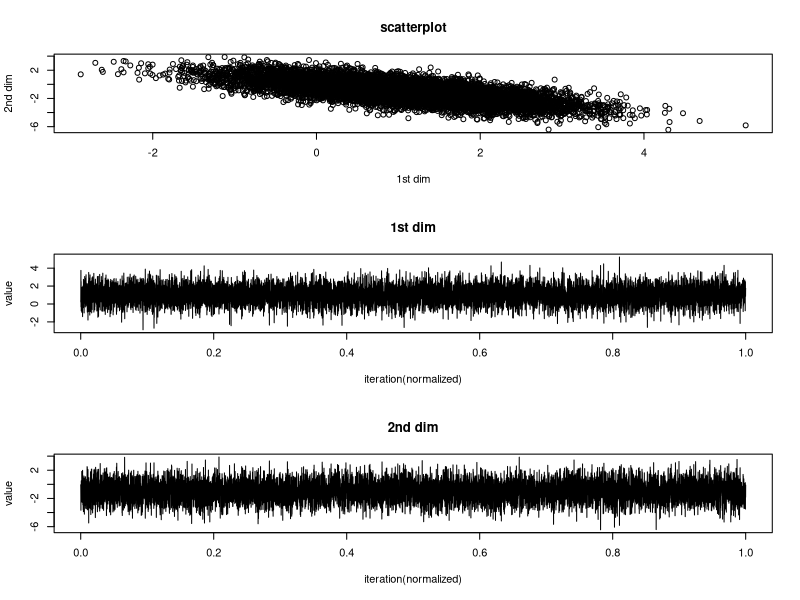
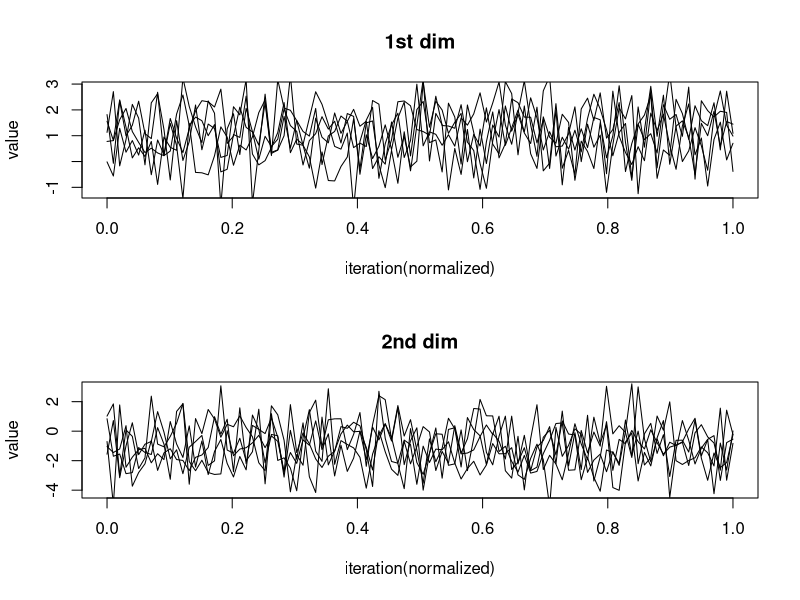
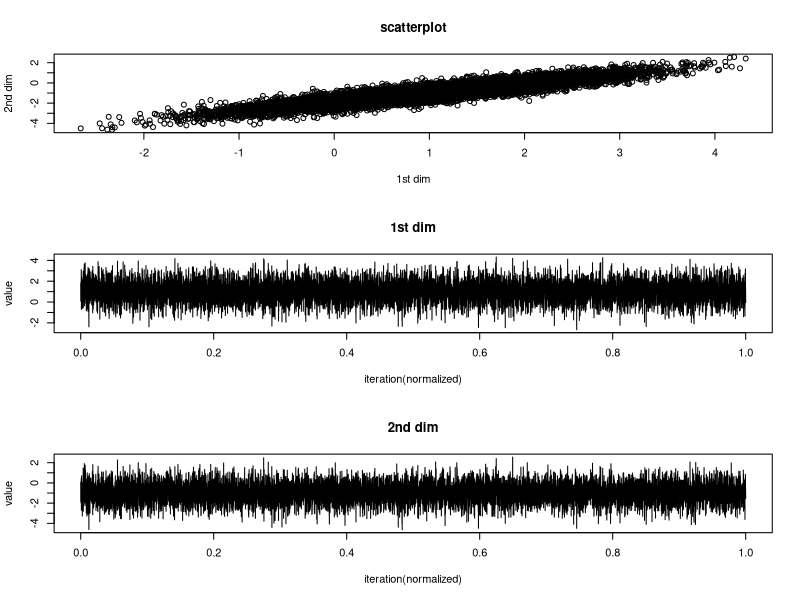
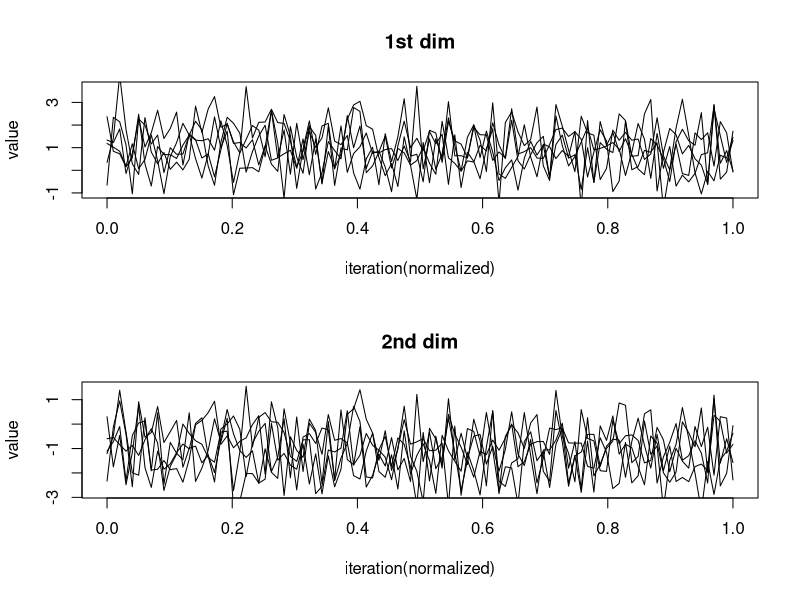
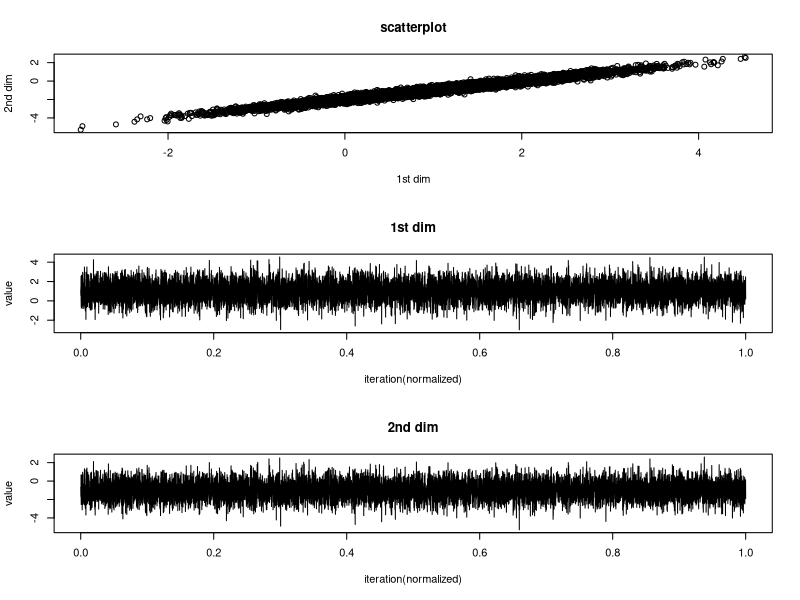
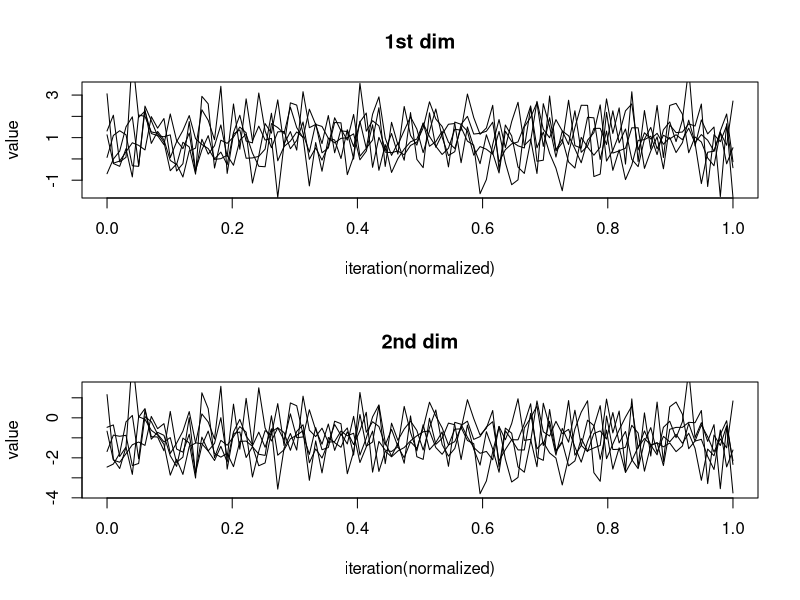
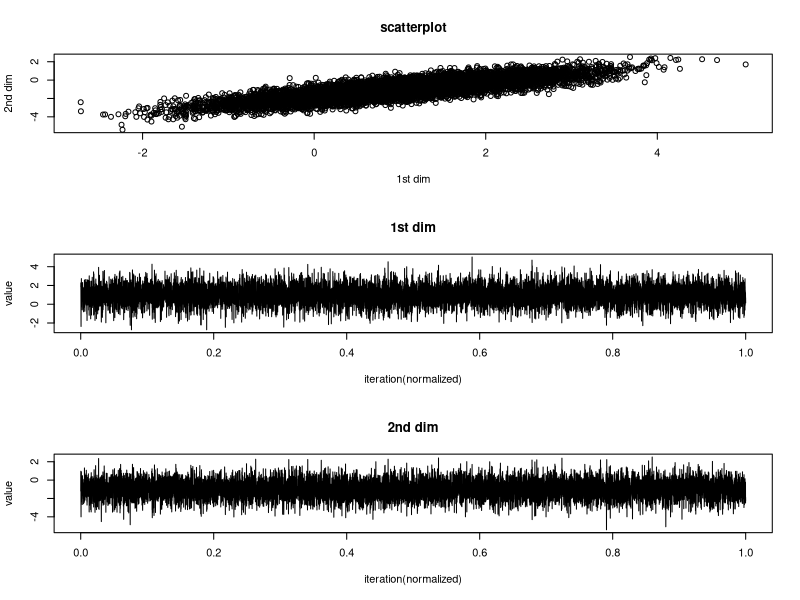
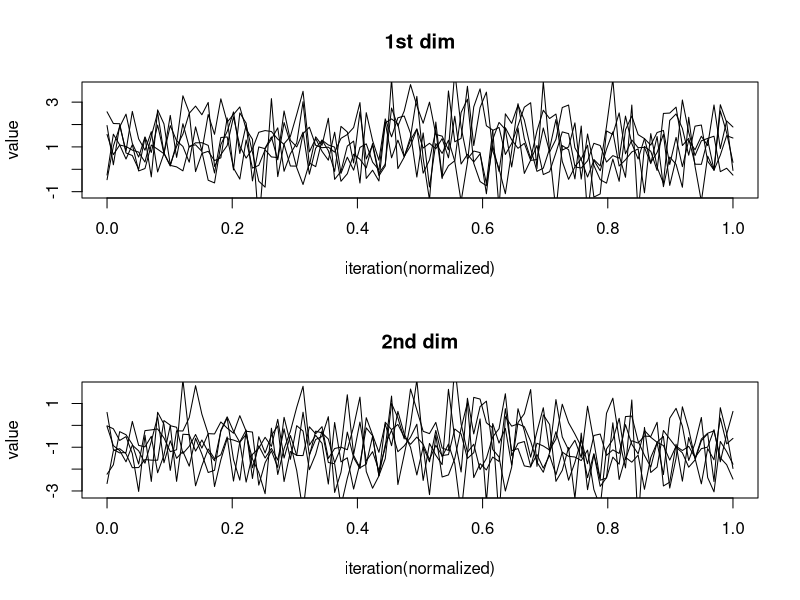

Generate these figures, in order, with R:
# R code created by Choi Seokjun
# UTF-8 CRLF
# windows 10 64-bit.
# R 3.5.2

# vscode run as source : ctrl+shift+s
# vscode run selected block only : ctrl+enter

# 1. Suppose we want to simulate a random vector Y ∼ N(µ,Σ). If Σ (Matern) is symmetric and positive definite, 
# it can be represented using the Cholesky decomposition Σ = LL', where L is a lower triangular matrix. 
# Consider the following algorithm for simulating Y : 
# (1) Calculate the matrix L. 
# (2) Sample Z ∼ N(0,I), where I is the n×n identity matrix. 
# (3) Let Y = µ + LZ. 

# (a) Show that Y generated in this way has the correct distribution
# (b) Write a function or a few lines of code in R to implement this method for arguments mu and Sigma. 
# You may use the built-in function chol for the Cholesky decomposition and rnorm to generate Z.
# (c) For a mean and covariance function of your choosing, 
# use your code from (b) and make a few plots illustrating realizations of a Gaussian process on [0;1], 
# but changing the different parameters in the model. These differences will be easier to see if you keep the same Z sample but just change mu and Sigma.

library(fields)
set.seed(2019311252)


rnorm_chol_algorithm = function(mu, Sigma) {
    # mu is vector
    # Sigma should be symmetric, positive definite matrix
    dimension = dim(Sigma)
    vecZ = rnorm(dimension, 0, 1)
    chol_upperL = chol(Sigma)
    return(mu + t(chol_upperL) %*% vecZ)    
}

test_suite_for_2d = function(mu_2dim, cov_2by2dim, sim_num=10000){
    test_result_x1 = rep(0, sim_num)
    test_result_x2 = rep(0, sim_num)
    for(i in 1:sim_num){
        iter_sample = rnorm_chol_algorithm(mu_2dim, cov_2by2dim)
        test_result_x1[i] = iter_sample[1]
        test_result_x2[i] = iter_sample[2]
    }
    par(mfrow=c(3,1))
    plot(test_result_x1, test_result_x2, main='scatterplot', xlab='1st dim', ylab='2nd dim')
    plot(seq(0,1,length.out=sim_num), test_result_x1, type='l', xlab='iteration(normalized)', ylab='value', main='1st dim')
    plot(seq(0,1,length.out=sim_num), test_result_x2, type='l', xlab='iteration(normalized)', ylab='value', main='2nd dim')
}

test_suite_for_traceplot = function(mu_2dim, cov_2by2dim, process_num=5, sim_num=100){
    result_x1 = matrix(0, process_num, sim_num)
    result_x2 = matrix(0, process_num, sim_num)

    for(i in 1:process_num){
        for(j in 1:sim_num){
            iter_sample = rnorm_chol_algorithm(mu_2dim, cov_2by2dim)
            result_x1[i,j] = iter_sample[1]
            result_x2[i,j] = iter_sample[2]
        }
    }
    par(mfrow=c(2,1))
    grid = seq(0,1,length.out=sim_num)
    plot(grid, result_x1[1,], type='l', xlab='iteration(normalized)', ylab='value', main='1st dim')
    for(i in 2:process_num){
        lines(grid, result_x1[i,])
    }
    plot(grid, result_x2[1,], type='l', xlab='iteration(normalized)', ylab='value', main='2nd dim')
    for(i in 2:process_num){
        lines(grid, result_x2[i,])
    }
}


# test 1 : ordinary gaussian
test1_mu = c(1, -1)
test1_Sigma = matrix(c(1,-1,-1,2),2,2)


png(filename="C:/gitProject/SpaTempoDA/HW1/prob1_test1_scatter.png")
test_suite_for_2d(test1_mu, test1_Sigma)
dev.off()
png(filename="C:/gitProject/SpaTempoDA/HW1/prob1_test1_traceplot.png")
test_suite_for_traceplot(test1_mu, test1_Sigma)
dev.off()

# for test 2,3,4, I use 
# fields$Matern
# if you don't have 'fields' packages, install first and run below.


# test 2 : with Matern covariance (= exp cov)
test2_mu = c(1, -1)

test2_matern_param_nu = 0.5
test2_matern_param_range = 1
test2_distance_mat = matrix(c(0,0.2,0.2,0),2,2)
test2_Sigma = Matern(test2_distance_mat, test2_matern_param_range, test2_matern_param_nu)
# nu = smoothness in lec.note, range=rho?? in lec.note (maybe!)
print("set covariance matrix of test 2")
print(test2_Sigma)
png(filename="C:/gitProject/SpaTempoDA/HW1/prob1_test2_scatter.png")
test_suite_for_2d(test2_mu, test2_Sigma)
dev.off()
png(filename="C:/gitProject/SpaTempoDA/HW1/prob1_test2_traceplot.png")
test_suite_for_traceplot(test2_mu, test2_Sigma)
dev.off()


# test 3 : with Matern covariance (small nu)
test3_mu = c(1, -1)
test3_matern_param_nu = 0.1
test3_matern_param_range = 1
test3_distance_mat = matrix(c(0,0.2,0.2,0),2,2)
test3_Sigma = Matern(test3_distance_mat, test3_matern_param_range, test3_matern_param_nu)
print("set covariance matrix of test 3")
print(test3_Sigma)
png(filename="C:/gitProject/SpaTempoDA/HW1/prob1_test3_scatter.png")
test_suite_for_2d(test3_mu, test3_Sigma)
dev.off()
png(filename="C:/gitProject/SpaTempoDA/HW1/prob1_test3_traceplot.png")
test_suite_for_traceplot(test3_mu, test3_Sigma)
dev.off()

# test 4 : with Matern covariance (big nu)
test4_mu = c(1, -1)
test4_matern_param_nu = 1
test4_matern_param_range = 1
test4_distance_mat = matrix(c(0,0.2,0.2,0),2,2)
test4_Sigma = Matern(test4_distance_mat, test4_matern_param_range, test4_matern_param_nu)
print("set covariance matrix of test 4")
print(test4_Sigma)
png(filename="C:/gitProject/SpaTempoDA/HW1/prob1_test4_scatter.png")
test_suite_for_2d(test4_mu, test4_Sigma)
dev.off()
png(filename="C:/gitProject/SpaTempoDA/HW1/prob1_test4_traceplot.png")
test_suite_for_traceplot(test4_mu, test4_Sigma)
dev.off()
